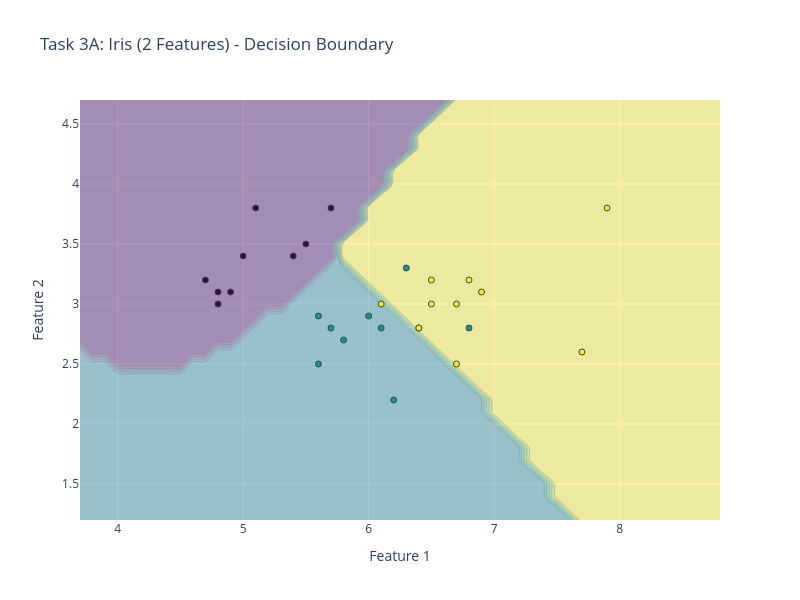
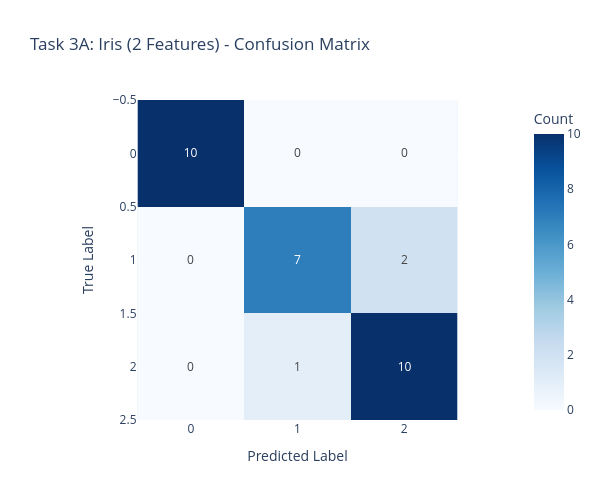

Notebook code cell kept with these figures, in order:
### Markdown cell above
Iris Dataset (2 Sepal Features)

### Code cell
# Load Iris Data
iris = load_iris()
X_iris = iris.data
y_iris = iris.target

# Select only the first two features (Sepal Length, Sepal Width)
X_iris_2d = X_iris[:, :2]

# Split
X_train_2d, X_test_2d, y_train_2d, y_test_2d = train_test_split(X_iris_2d, y_iris, test_size=0.2, random_state=42)

# Train
gnb_iris_2d = GaussianNBClassifier()
gnb_iris_2d.fit(X_train_2d, y_train_2d)

# Predict and Visualize
y_pred_2d = gnb_iris_2d.predict(X_test_2d)
plot_results(X_test_2d, y_test_2d, y_pred_2d, gnb_iris_2d, "Task 3A: Iris (2 Features)")

### Figure 1 — Plotly figure (JSON) as saved in the notebook; plotly's stock layout.template omitted (floating-point values rounded to 4 significant figures; data arrays with more than 128 entries replaced by an {"elided": "..."} marker saying what was removed)
{"data": [{"colorscale": [[0, "#440154"], [0.1111, "#482878"], [0.2222, "#3e4989"], [0.3333, "#31688e"], [0.4444, "#26828e"], [0.5556, "#1f9e89"], [0.6667, "#35b779"], [0.7778, "#6ece58"], [0.8889, "#b5de2b"], [1, "#fde725"]], "opacity": 0.4, "showscale": false, "type": "contour", "x": [3.7, 3.8, 3.9, 4.0, 4.1, 4.2, 4.3, 4.4, 4.5, 4.6, 4.7, 4.8, 4.9, 5.0, 5.1, 5.2, 5.3, 5.4, 5.5, 5.6, 5.7, 5.8, 5.9, 6.0, 6.1, 6.2, 6.3, 6.4, 6.5, 6.6, 6.7, 6.8, 6.9, 7.0, 7.1, 7.2, 7.3, 7.4, 7.5, 7.6, 7.7, 7.8, 7.9, 8.0, 8.1, 8.2, 8.3, 8.4, 8.5, 8.6, 8.7, 8.8], "y": [1.2, 1.3, 1.4, 1.5, 1.6, 1.7, 1.8, 1.9, 2.0, 2.1, 2.2, 2.3, 2.4, 2.5, 2.6, 2.7, 2.8, 2.9, 3.0, 3.1, 3.2, 3.3, 3.4, 3.5, 3.6, 3.7, 3.8, 3.9, 4.0, 4.1, 4.2, 4.3, 4.4, 4.5, 4.6, 4.7], "z": {"elided": "36x52 int values"}}, {"marker": {"color": [1, 0, 2, 1, 1, 0, 1, 2, 1, 1, 2, 0, 0, 0, 0, 1, 2, 1, 1, 2, 0, 2, 0, 2, 2, 2, 2, 2, 0, 0], "colorscale": [[0, "#440154"], [0.1111, "#482878"], [0.2222, "#3e4989"], [0.3333, "#31688e"], [0.4444, "#26828e"], [0.5556, "#1f9e89"], [0.6667, "#35b779"], [0.7778, "#6ece58"], [0.8889, "#b5de2b"], [1, "#fde725"]], "line": {"color": "DarkSlateGrey", "width": 1}}, "mode": "markers", "name": "Data Points", "text": [1.0, 0.0, 2.0, 1.0, 1.0, 0.0, 1.0, 2.0, 1.0, 1.0, 2.0, 0.0, 0.0, 0.0, 0.0, 1.0, 2.0, 1.0, 1.0, 2.0, 0.0, 2.0, 0.0, 2.0, 2.0, 2.0, 2.0, 2.0, 0.0, 0.0], "type": "scatter", "x": [6.1, 5.7, 7.7, 6.0, 6.8, 5.4, 5.6, 6.9, 6.2, 5.8, 6.5, 4.8, 5.5, 4.9, 5.1, 6.3, 6.5, 5.6, 5.7, 6.4, 4.7, 6.1, 5.0, 6.4, 7.9, 6.7, 6.7, 6.8, 4.8, 4.8], "y": [2.8, 3.8, 2.6, 2.9, 2.8, 3.4, 2.9, 3.1, 2.2, 2.7, 3.2, 3.0, 3.5, 3.1, 3.8, 3.3, 3.0, 2.5, 2.8, 2.8, 3.2, 3.0, 3.4, 2.8, 3.8, 3.0, 2.5, 3.2, 3.0, 3.1]}], "layout": {"height": 600, "title": {"text": "Task 3A: Iris (2 Features) - Decision Boundary"}, "width": 800, "xaxis": {"title": {"text": "Feature 1"}}, "yaxis": {"title": {"text": "Feature 2"}}}}

### Figure 2 — Plotly figure (JSON) as saved in the notebook; plotly's stock layout.template omitted (floating-point values rounded to 4 significant figures)
{"data": [{"coloraxis": "coloraxis", "hovertemplate": "Predicted Label: %{x}<br>True Label: %{y}<br>Count: %{z}<extra></extra>", "name": "0", "texttemplate": "%{z}", "type": "heatmap", "xaxis": "x", "yaxis": "y", "z": [[10, 0, 0], [0, 7, 2], [0, 1, 10]]}], "layout": {"coloraxis": {"colorbar": {"title": {"text": "Count"}}, "colorscale": [[0, "rgb(247,251,255)"], [0.125, "rgb(222,235,247)"], [0.25, "rgb(198,219,239)"], [0.375, "rgb(158,202,225)"], [0.5, "rgb(107,174,214)"], [0.625, "rgb(66,146,198)"], [0.75, "rgb(33,113,181)"], [0.875, "rgb(8,81,156)"], [1, "rgb(8,48,107)"]]}, "height": 500, "title": {"text": "Task 3A: Iris (2 Features) - Confusion Matrix"}, "width": 600, "xaxis": {"anchor": "y", "constrain": "domain", "domain": [0, 1], "scaleanchor": "y", "title": {"text": "Predicted Label"}}, "yaxis": {"anchor": "x", "autorange": "reversed", "constrain": "domain", "domain": [0, 1], "title": {"text": "True Label"}}}}
